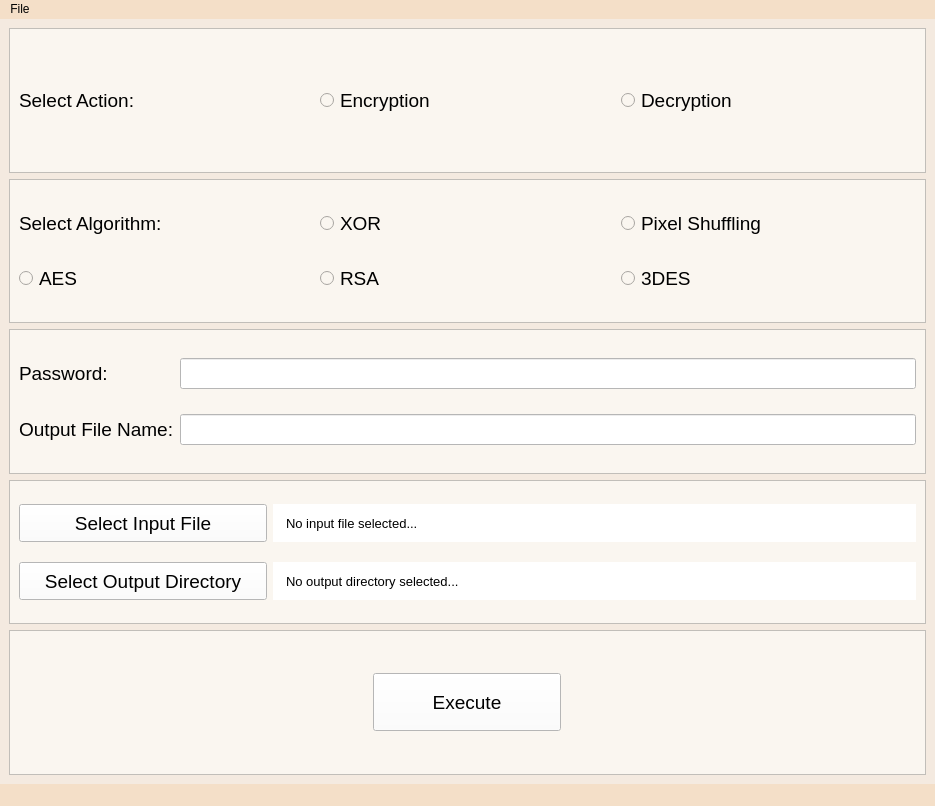
<?xml version="1.0" encoding="UTF-8"?>
<ui version="4.0">
 <class>MainWindow</class>
 <widget class="QMainWindow" name="MainWindow">
  <property name="geometry">
   <rect>
    <x>0</x>
    <y>0</y>
    <width>935</width>
    <height>806</height>
   </rect>
  </property>
  <property name="maximumSize">
   <size>
    <width>16777215</width>
    <height>16777215</height>
   </size>
  </property>
  <property name="windowTitle">
   <string>MainWindow</string>
  </property>
  <property name="styleSheet">
   <string notr="true">background-color: rgb(244, 223, 200);</string>
  </property>
  <widget class="QWidget" name="centralwidget">
   <property name="styleSheet">
    <string notr="true">background-color: rgb(244, 234, 224);</string>
   </property>
   <layout class="QVBoxLayout" name="verticalLayout">
    <item>
     <widget class="QFrame" name="frame">
      <property name="styleSheet">
       <string notr="true">background-color: rgb(250, 246, 240);</string>
      </property>
      <property name="frameShape">
       <enum>QFrame::StyledPanel</enum>
      </property>
      <property name="frameShadow">
       <enum>QFrame::Raised</enum>
      </property>
      <layout class="QHBoxLayout" name="horizontalLayout">
       <item>
        <widget class="QLabel" name="select_action_label">
         <property name="font">
          <font>
           <family>Arial</family>
           <pointsize>14</pointsize>
          </font>
         </property>
         <property name="text">
          <string>Select Action:</string>
         </property>
        </widget>
       </item>
       <item>
        <widget class="QRadioButton" name="encrypt_radio_button">
         <property name="font">
          <font>
           <family>Arial</family>
           <pointsize>14</pointsize>
          </font>
         </property>
         <property name="text">
          <string>Encryption</string>
         </property>
        </widget>
       </item>
       <item>
        <widget class="QRadioButton" name="decrypt_radio_button">
         <property name="font">
          <font>
           <family>Arial</family>
           <pointsize>14</pointsize>
          </font>
         </property>
         <property name="text">
          <string>Decryption</string>
         </property>
        </widget>
       </item>
      </layout>
     </widget>
    </item>
    <item>
     <widget class="QFrame" name="frame_2">
      <property name="styleSheet">
       <string notr="true">background-color: rgb(250, 246, 240);</string>
      </property>
      <property name="frameShape">
       <enum>QFrame::StyledPanel</enum>
      </property>
      <property name="frameShadow">
       <enum>QFrame::Raised</enum>
      </property>
      <layout class="QGridLayout" name="gridLayout_2">
       <item row="0" column="0">
        <widget class="QLabel" name="select_algorithm_label">
         <property name="font">
          <font>
           <family>Arial</family>
           <pointsize>14</pointsize>
          </font>
         </property>
         <property name="text">
          <string>Select Algorithm:</string>
         </property>
        </widget>
       </item>
       <item row="0" column="1">
        <widget class="QRadioButton" name="xor_radio_button">
         <property name="font">
          <font>
           <family>Arial</family>
           <pointsize>14</pointsize>
          </font>
         </property>
         <property name="text">
          <string>XOR</string>
         </property>
        </widget>
       </item>
       <item row="0" column="2">
        <widget class="QRadioButton" name="pixel_shuffling_radio_button">
         <property name="font">
          <font>
           <family>Arial</family>
           <pointsize>14</pointsize>
          </font>
         </property>
         <property name="text">
          <string>Pixel Shuffling</string>
         </property>
        </widget>
       </item>
       <item row="1" column="0">
        <widget class="QRadioButton" name="aes_radio_button">
         <property name="font">
          <font>
           <family>Arial</family>
           <pointsize>14</pointsize>
          </font>
         </property>
         <property name="text">
          <string>AES</string>
         </property>
        </widget>
       </item>
       <item row="1" column="1">
        <widget class="QRadioButton" name="rsa_radio_button">
         <property name="font">
          <font>
           <family>Arial</family>
           <pointsize>14</pointsize>
          </font>
         </property>
         <property name="text">
          <string>RSA</string>
         </property>
        </widget>
       </item>
       <item row="1" column="2">
        <widget class="QRadioButton" name="des_radio_button">
         <property name="font">
          <font>
           <family>Arial</family>
           <pointsize>14</pointsize>
          </font>
         </property>
         <property name="text">
          <string>3DES</string>
         </property>
        </widget>
       </item>
      </layout>
     </widget>
    </item>
    <item>
     <widget class="QFrame" name="frame_3">
      <property name="styleSheet">
       <string notr="true">background-color: rgb(250, 246, 240);</string>
      </property>
      <property name="frameShape">
       <enum>QFrame::StyledPanel</enum>
      </property>
      <property name="frameShadow">
       <enum>QFrame::Raised</enum>
      </property>
      <layout class="QGridLayout" name="gridLayout_3">
       <item row="1" column="0">
        <widget class="QLabel" name="password_label">
         <property name="font">
          <font>
           <family>Arial</family>
           <pointsize>14</pointsize>
          </font>
         </property>
         <property name="text">
          <string>Password:</string>
         </property>
        </widget>
       </item>
       <item row="2" column="0">
        <widget class="QLabel" name="output_file_name_label">
         <property name="font">
          <font>
           <family>Arial</family>
           <pointsize>14</pointsize>
          </font>
         </property>
         <property name="text">
          <string>Output File Name:</string>
         </property>
        </widget>
       </item>
       <item row="2" column="1">
        <widget class="QLineEdit" name="output_file_name_input">
         <property name="styleSheet">
          <string notr="true">background-color: rgb(255, 255, 255);
height: 25%;</string>
         </property>
        </widget>
       </item>
       <item row="1" column="1">
        <widget class="QLineEdit" name="password_input">
         <property name="styleSheet">
          <string notr="true">background-color: rgb(255, 255, 255);
height: 25%;</string>
         </property>
         <property name="echoMode">
          <enum>QLineEdit::Password</enum>
         </property>
         <property name="clearButtonEnabled">
          <bool>false</bool>
         </property>
        </widget>
       </item>
      </layout>
     </widget>
    </item>
    <item>
     <widget class="QFrame" name="frame_4">
      <property name="styleSheet">
       <string notr="true">background-color: rgb(250, 246, 240);</string>
      </property>
      <property name="frameShape">
       <enum>QFrame::StyledPanel</enum>
      </property>
      <property name="frameShadow">
       <enum>QFrame::Raised</enum>
      </property>
      <layout class="QGridLayout" name="gridLayout">
       <item row="0" column="1">
        <widget class="QLabel" name="input_file_label">
         <property name="font">
          <font>
           <family>Arial</family>
           <pointsize>10</pointsize>
          </font>
         </property>
         <property name="styleSheet">
          <string notr="true">background-color: rgb(255, 255, 255);
padding-left: 10%;</string>
         </property>
         <property name="text">
          <string>No input file selected...</string>
         </property>
        </widget>
       </item>
       <item row="0" column="0">
        <widget class="QPushButton" name="select_input_button">
         <property name="sizePolicy">
          <sizepolicy hsizetype="Fixed" vsizetype="Fixed">
           <horstretch>0</horstretch>
           <verstretch>0</verstretch>
          </sizepolicy>
         </property>
         <property name="font">
          <font>
           <family>Arial</family>
           <pointsize>14</pointsize>
          </font>
         </property>
         <property name="focusPolicy">
          <enum>Qt::StrongFocus</enum>
         </property>
         <property name="autoFillBackground">
          <bool>false</bool>
         </property>
         <property name="styleSheet">
          <string notr="true">background-color: rgb(255, 255, 255);
height: 30%;
width: 240%;</string>
         </property>
         <property name="text">
          <string>Select Input File</string>
         </property>
         <property name="flat">
          <bool>false</bool>
         </property>
        </widget>
       </item>
       <item row="1" column="0">
        <widget class="QPushButton" name="select_output_button">
         <property name="sizePolicy">
          <sizepolicy hsizetype="Fixed" vsizetype="Fixed">
           <horstretch>0</horstretch>
           <verstretch>0</verstretch>
          </sizepolicy>
         </property>
         <property name="font">
          <font>
           <family>Arial</family>
           <pointsize>14</pointsize>
          </font>
         </property>
         <property name="styleSheet">
          <string notr="true">background-color: rgb(255, 255, 255);
height: 30%;
width: 240%;</string>
         </property>
         <property name="text">
          <string>Select Output Directory</string>
         </property>
        </widget>
       </item>
       <item row="1" column="1">
        <widget class="QLabel" name="output_directory_label">
         <property name="font">
          <font>
           <family>Arial</family>
           <pointsize>10</pointsize>
          </font>
         </property>
         <property name="styleSheet">
          <string notr="true">background-color: rgb(255, 255, 255);
padding-left: 10%;</string>
         </property>
         <property name="text">
          <string>No output directory selected...</string>
         </property>
        </widget>
       </item>
      </layout>
     </widget>
    </item>
    <item>
     <widget class="QFrame" name="frame_5">
      <property name="styleSheet">
       <string notr="true">background-color: rgb(250, 246, 240);</string>
      </property>
      <property name="frameShape">
       <enum>QFrame::StyledPanel</enum>
      </property>
      <property name="frameShadow">
       <enum>QFrame::Raised</enum>
      </property>
      <layout class="QHBoxLayout" name="horizontalLayout_5">
       <item>
        <widget class="QPushButton" name="execute_button">
         <property name="sizePolicy">
          <sizepolicy hsizetype="Fixed" vsizetype="Fixed">
           <horstretch>0</horstretch>
           <verstretch>0</verstretch>
          </sizepolicy>
         </property>
         <property name="font">
          <font>
           <family>Arial</family>
           <pointsize>14</pointsize>
          </font>
         </property>
         <property name="styleSheet">
          <string notr="true">background-color: rgb(255, 255, 255);
width: 180%;
height: 50%;</string>
         </property>
         <property name="text">
          <string>Execute</string>
         </property>
         <property name="iconSize">
          <size>
           <width>16</width>
           <height>16</height>
          </size>
         </property>
         <property name="checkable">
          <bool>false</bool>
         </property>
        </widget>
       </item>
      </layout>
     </widget>
    </item>
   </layout>
  </widget>
  <widget class="QMenuBar" name="menubar">
   <property name="geometry">
    <rect>
     <x>0</x>
     <y>0</y>
     <width>935</width>
     <height>21</height>
    </rect>
   </property>
   <widget class="QMenu" name="menuFile">
    <property name="title">
     <string>File</string>
    </property>
    <addaction name="actionClose"/>
   </widget>
   <addaction name="menuFile"/>
  </widget>
  <widget class="QStatusBar" name="statusbar"/>
  <action name="actionClose">
   <property name="text">
    <string>Exit</string>
   </property>
  </action>
 </widget>
 <resources/>
 <connections/>
</ui>
